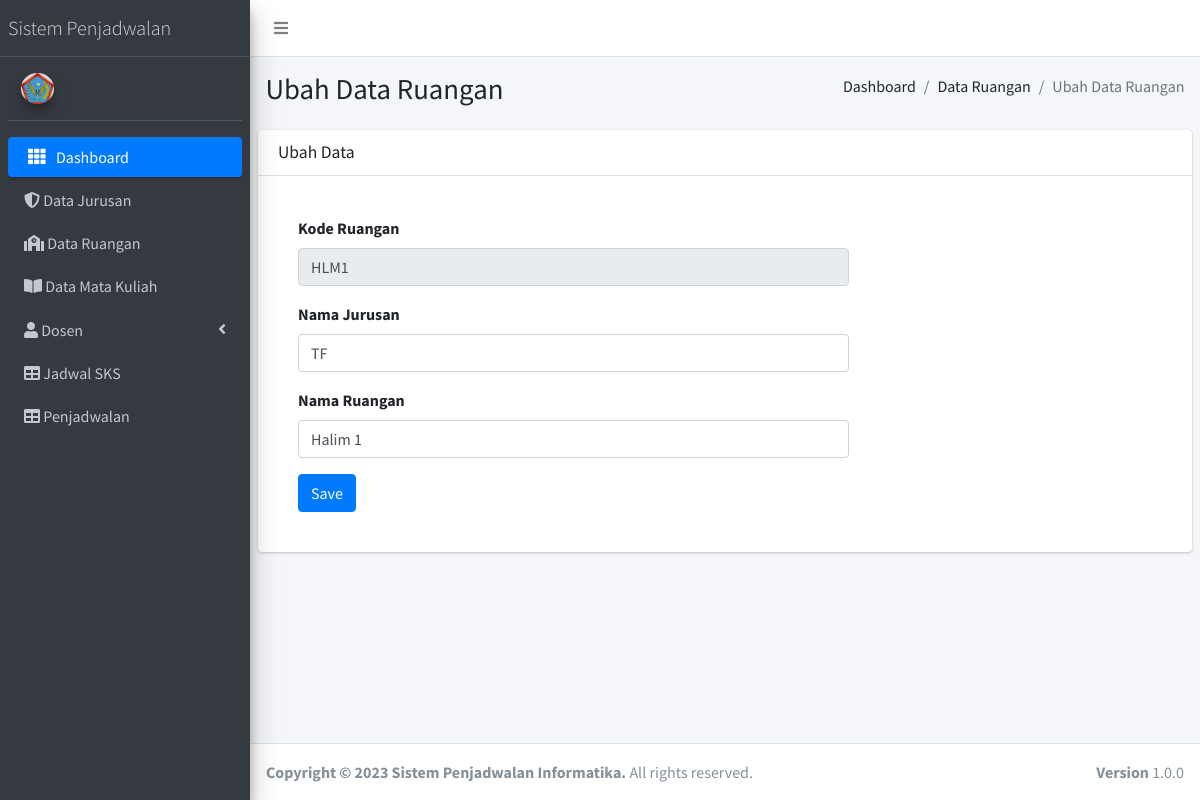
/DataRuangan/ubah/HLM1, run on the app's committed database.
### tables this page shows
CREATE TABLE `ruangan` (
  `id_ruangan` varchar(16) NOT NULL,
  `id_jurusan` varchar(5) NOT NULL,
  `nama_ruangan` varchar(20) NOT NULL,
  `ruanganXmatkul` varchar(16) NOT NULL
);

### application/controllers/DataRuangan.php (called while the page is built, shortened)
<?php class DataRuangan extends CI_Controller
{
    public function __construct()
    {
        $this->load->model('Model_Ruangan');
        $this->load->model('Model_Jurusan');
        $this->load->library('form_validation');
    }
    public function ubah($id)
    {
        $this->form_validation->set_rules("id_ruang", "Kode Ruangan", "required|max_length[20]");
        $this->form_validation->set_rules("nm_ruangan", "Nama Ruangan", "required");
        if ($this->form_validation->run() == FALSE) {
            $data = $this->Model_Ruangan->detail_data($id);
            $this->load->view('header');
            $this->load->view('sidebar');
            $this->load->view('Ubah_Ruangan', $data);
            $this->load->view('footer');
        } else {
            $this->Model_Ruangan->ubah_data();
            $this->session->set_flashdata('flash_ruangan', 'DiUbah');
            redirect('DataRuangan');
        }
    }
}

### index.php (called while the page is built, shortened)
<?php
require_once BASEPATH.'core/CodeIgniter.php';

### application/models/Model_Ruangan.php (called while the page is built, shortened)
<?php
class Model_Ruangan extends CI_Model
{
    public function detail_data($id)
    {
        return $this->db->get_where('ruangan', ['id_ruangan' => $id])->row_array();
    }
}

### application/views/Ubah_Ruangan.php (the view, shortened to what this page needs)
<div class="content-wrapper">
    <section class="content-header">
        <div class="container-fluid">
            <div class="row mb-2">
                <div class="col-sm-6">
                    <h1> Ubah Data Ruangan</h1>
                </div>
                <div class="col-sm-6">
                    <ol class="breadcrumb float-sm-right">
                        <li class="breadcrumb-item">Dashboard</li>
                        <li class="breadcrumb-item">Data Ruangan</li>
                        <li class="breadcrumb-item active">Ubah Data Ruangan</li>
                    </ol>
                </div>
            </div>
        </div>
    </section>
    <section class="content">
        <div class="row">
            <div class="col-md-12">
                <div class="card">
                    <div class="card-header">
                        <h5 class="card-title">Ubah Data</h5>
                    </div>
                    <div class="card-body">
                        <div class="row">
                            <div class="col-md-8">
                                <form action="" method="post" accept-charset="utf-8">
                                    <div class="card-body">
                                        <div class="form-group">
                                            <label for="exampleInputEmail1">Kode Ruangan</label>
                                            <input type="text" class="form-control disabled" name="id_ruang" value="<?= $id_ruangan; ?>" readonly>
                                        </div>
                                        <div class="form-group">
                                            <label for="exampleInputPassword1">Nama Jurusan</label>
                                            <input type="text" class="form-control" name="nm_jurusan" value="<?= $id_jurusan; ?>">
                                        </div>
                                        <div class="form-group">
                                            <label for="exampleInputPassword1">Nama Ruangan</label>
                                            <input type="text" class="form-control" name="nm_ruangan" value="<?= $nama_ruangan; ?>">
                                        </div>
                                        <input type="submit" name="save" class="btn btn-primary" value="Save">
                                    </div>
                                </form>
                            </div>
                        </div>
                    </div>
                </div>
            </div>
        </div>
    </section>
</div>

### data on the page
ruangan: id_ruang "HLM1", nm_jurusan "TF", nm_ruangan "Halim 1"
